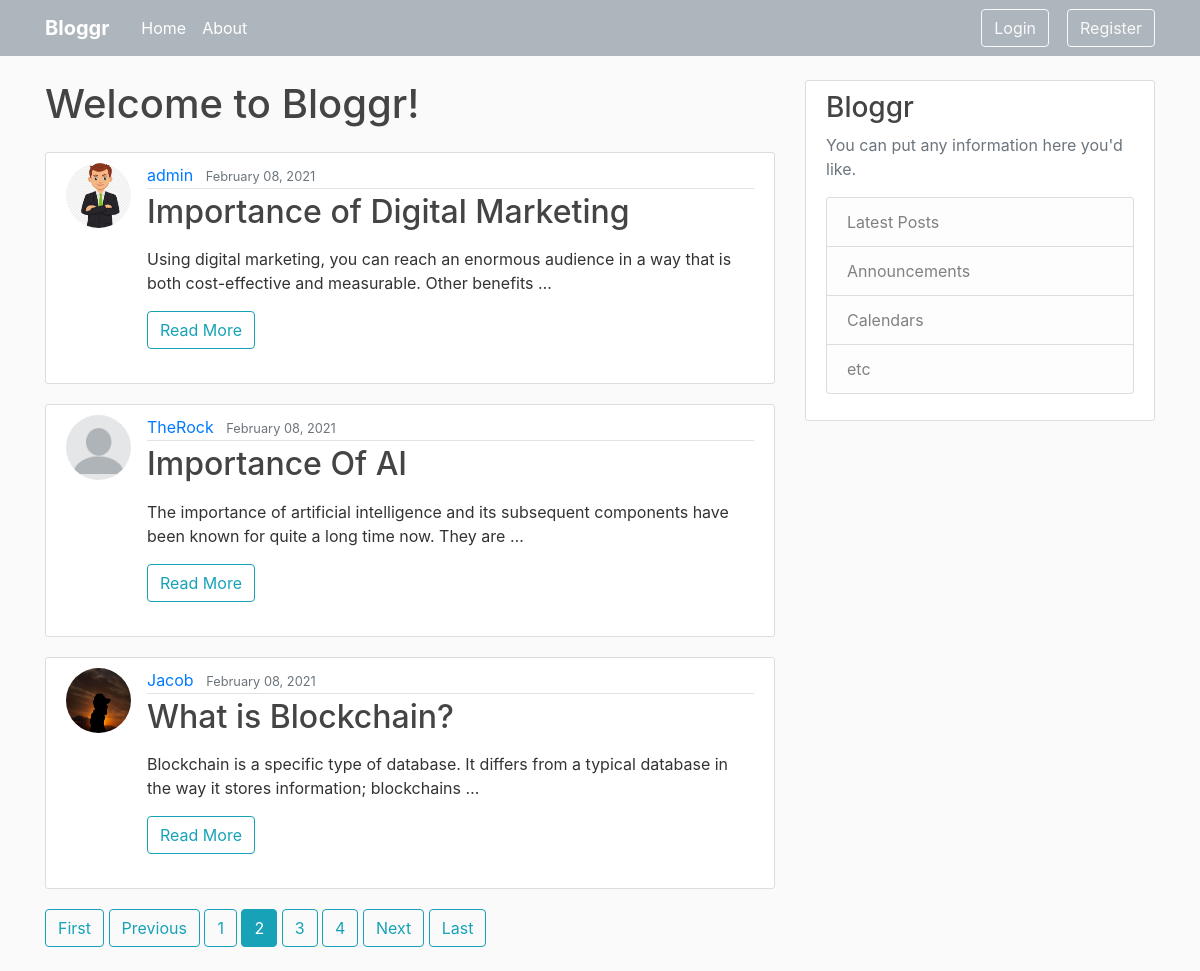
The page /home/?page=2 on the database its author committed.
### blog_app/models.py (models this page shows, shortened)
class Post(models.Model):
    title = models.CharField(max_length = 100)
    content = models.TextField()
    date_posted = models.DateTimeField(default=timezone.now)
    author = models.ForeignKey(User, on_delete = models.CASCADE, null = True)

### users/models.py (models this page shows, shortened)
class Profile(models.Model):
    user = models.OneToOneField(User, on_delete = models.CASCADE)
    image = models.ImageField(default = 'default.jpg', upload_to = '_profile_pics')

### blog_app/views.py (the view)
# urls.py: path('home/', PostListView.as_view(), name = 'blog-home'),
class PostListView(ListView):
    model = Post
    template_name = 'blog_app/home.html'
    context_object_name = 'posts'
    ordering = ['-date_posted']
    paginate_by = 3

### blog_app/templates/blog_app/home.html
{%  extends "blog_app/base.html" %}
{%  block content %}
  {% if user.is_authenticated %}
    <h1 class="mb-4">Welcome, {{ request.user.username }}</h1>
  {% else %}
    <h1 class="mb-4">Welcome to Bloggr!</h1>
  {% endif %}
  {% for post in posts %}
    <article class="media content-section">
      <img class="rounded-circle article-img" src="{{ post.author.profile.image.url }}">
      <div class="media-body">
        <div class="article-metadata">
          <a class="mr-2" href="{% url 'user-posts' post.author.username %}">{{ post.author }}</a>
          <small class="text-muted">{{ post.date_posted|date:"F d, Y" }}</small>
        </div>
        <h2><a class="article-title" href="{% url 'post-detail' post.id %}">{{ post.title }}</a></h2>
        <p class="article-content">{{ post.content|truncatewords:20|linebreaks }}</p>
        <a class="btn btn-outline-info mb-4" href="{% url 'post-detail' post.id %}">Read More</a>
      </div>
    </article>
  {% endfor %}
  {% if is_paginated %}
    {% if page_obj.has_previous %}
      <a class="btn btn-outline-info mb-4" href="?page=1">First</a>
      <a class="btn btn-outline-info mb-4" href="?page={{  page_obj.previous_page_number  }}">Previous</a>
    {% endif %}
    {% for num in page_obj.paginator.page_range %}
      {% if page_obj.number == num %}
        <a class="btn btn-info mb-4" href="?page={{ num }}">{{ num }}</a>
      {% elif num > page_obj.number|add:'-3' and num < page_obj.number|add:'3' %}
        <a class="btn btn-outline-info mb-4" href="?page={{ num }}">{{ num }}</a>
      {% endif %}
    {% endfor %}
    {% if page_obj.has_next %}
      <a class="btn btn-outline-info mb-4" href="?page={{ page_obj.next_page_number }}">Next</a>
      <a class="btn btn-outline-info mb-4" href="?page={{  page_obj.paginator.num_pages }}">Last</a>
    {% endif %}
  {% endif %}
{% endblock content %}

### blog_app/templates/blog_app/base.html (shortened to what this page needs)
{% load static %}
<!DOCTYPE html>
<html lang="en" dir="ltr">
  <head>
    <link rel="stylesheet" href="https://maxcdn.bootstrapcdn.com/bootstrap/4.0.0/css/bootstrap.min.css">
    <link rel="stylesheet" href="{% static 'blog_app/main2.css' %}">
  </head>
  <body>
    <header class="site-header">
      <nav class="navbar navbar-expand-md navbar-dark bg-steel fixed-top">
      <div class="container">
        <a class="navbar-brand mr-4" href="{% url 'blog-landing' %}"><b>Bloggr</b></a>
        <div class="collapse navbar-collapse" id="navbarToggle">
          <div class="navbar-nav mr-auto">
            <a class="nav-item nav-link" href="{% url 'blog-home' %}">Home</a>
            <a class="nav-item nav-link" href="{% url 'blog-about' %}">About</a>
          </div>
          <div class="navbar-nav">
            {% if user.is_authenticated %}
              <a class="nav-item nav-link" href="{% url 'my-posts' %}">My Posts</a>
              <a class="nav-item nav-link" href="{% url 'post-create' %}">New Post</a>
              <a class="nav-item nav-link" href="{% url 'profile' %}">Profile</a>&nbsp&nbsp&nbsp&nbsp&nbsp&nbsp&nbsp&nbsp
              <a class="btn btn-outline-light" href="{% url 'logout' %}">Logout</a>&nbsp&nbsp&nbsp&nbsp&nbsp&nbsp&nbsp&nbsp
            {% else %}
              <a class="btn btn-outline-light" href="{% url 'login' %}">Login</a>&nbsp&nbsp&nbsp&nbsp
              <a class="btn btn-outline-light" href="{% url 'register' %}">Register</a>
            {% endif %}
          </div>
        </div>
      </div>
    </nav>
  </header>
    <main role="main" class="container">
      <div class="row">
        <div class="col-md-8">
          {% block content %}{% endblock %}
        </div>
        <div class="col-md-4">
          <div class="content-section">
            <h3>Bloggr</h3>
            <p class='text-muted'>You can put any information here you'd like.
              <ul class="list-group">
                <li class="list-group-item list-group-item-light">Latest Posts</li>
                <li class="list-group-item list-group-item-light">Announcements</li>
                <li class="list-group-item list-group-item-light">Calendars</li>
                <li class="list-group-item list-group-item-light">etc</li>
              </ul>
            </p>
          </div>
        </div>
      </div>
    </main>
  </body>
</html>

### blog_app/static/blog_app/main2.css (style rules this page uses)
body { background: #fafafa; color: #333333; margin-top: 5rem; }
h1, h2, h3, h4, h5, h6 { color: #444444; }
ul { margin: 0; }
.bg-steel { background-color: #adb5bd; }
.site-header .navbar-nav .nav-link { color: #fff; }
.content-section { background: #ffffff; padding: 10px 20px; border: 1px solid #dddddd; border-radius: 3px; margin-bottom: 20px; }
.article-title { color: #444444; }
.article-content { white-space: pre-line; }
.article-img { height: 65px; width: 65px; margin-right: 16px; }
.article-metadata { padding-bottom: 1px; margin-bottom: 4px; border-bottom: 1px solid #e3e3e3 }

### rows shown on the page
Post: author.profile.image (picture), author "admin", date_posted "February 08, 2021", title "Importance of Digital Marketing", content "Using digital marketing, you can reach an enormous audience in a way that is both cost-effective and measurable. Other benefits …"
Post: author.profile.image (placeholder picture), author "TheRock", date_posted "February 08, 2021", title "Importance Of AI", content "The importance of artificial intelligence and its subsequent components have been known for quite a long time now. They are …"
Post: author.profile.image (picture), author "Jacob", date_posted "February 08, 2021", title "What is Blockchain?", content "Blockchain is a specific type of database. It differs from a typical database in the way it stores information; blockchains …"

### other values the page prints
{{ num }} "1" "3" "4"
{{ num }} "2"
